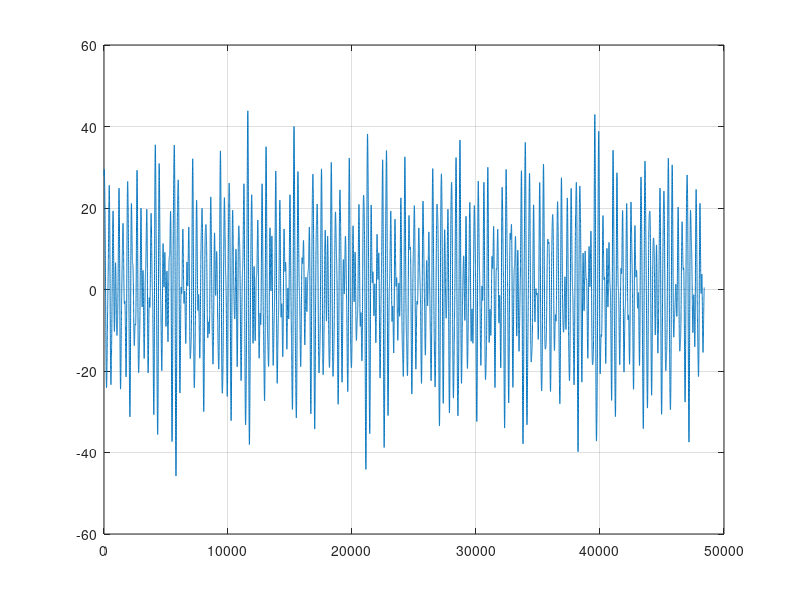
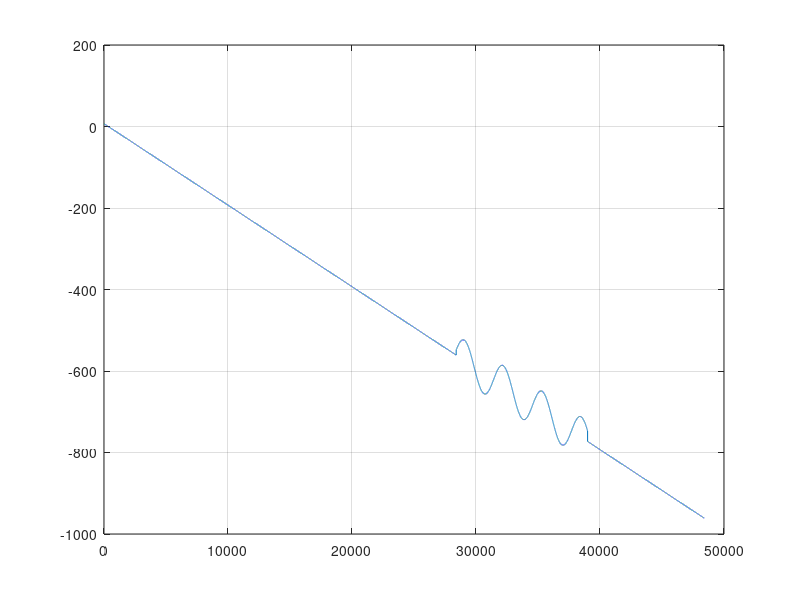
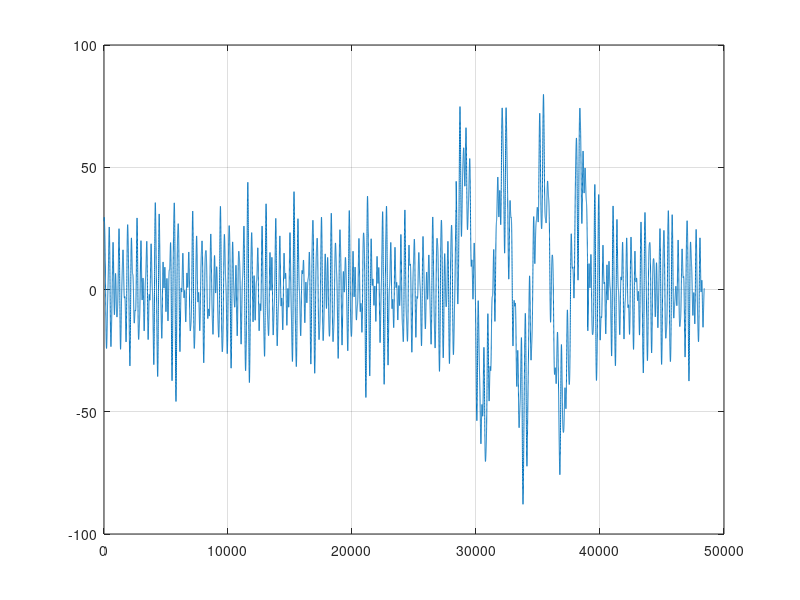

The MATLAB source for these figures, in order:


Nd=48410;
dstDn=10;
setN=10;

dd2={};
td=1:Nd;

kd=1;
dd2{kd}=-0.02*td+7;

for kd2=kd:kd+setN-1
    alpha=rand()*10;
    beta=rand()*100;
    gamma=rand()/20;
    dd2{kd2}=alpha*sin(gamma*(td+beta));
end

yd=[];
kd=1;
yd=dd2{kd};
for kd2=kd:kd+setN-1
    yd=yd+dd2{kd2};
end


figure(111);
clf

plot(yd);
grid on;

figure(112);
clf

yd2=50*sin(0.002*(td));

yd2(1:28400)=0;

yd2(39000:48410)=0;

yd2b=yd2-0.02*td+7;

plot(yd2b);
grid on;

figure(113);
clf

yd3=yd2+yd;
plot(yd3);
grid on;